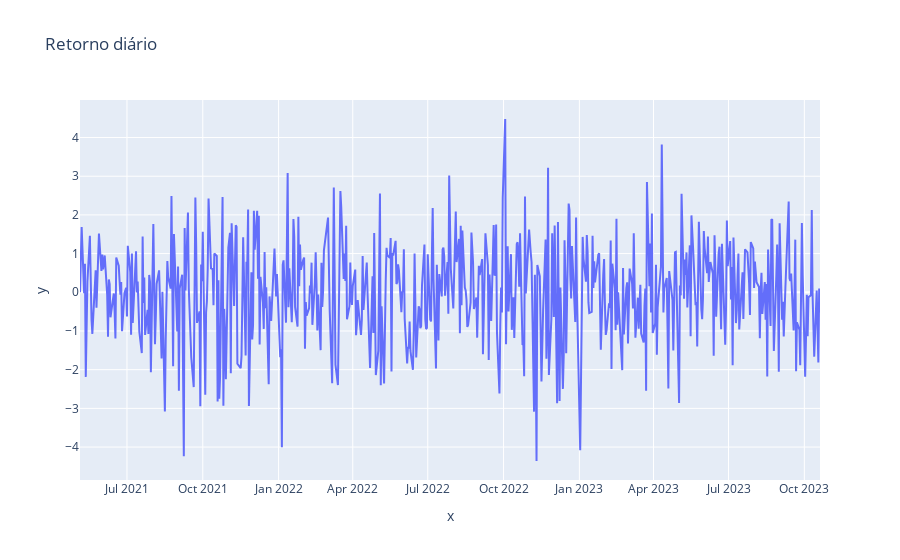

This figure's notebook cell:
### Code cell
figura = px.line(x = datas, y = dataset['taxa de retorno'], title=' Retorno diário')
figura.show()

### Figure 1 — Plotly figure (JSON) as saved in the notebook; plotly's stock layout.template omitted (floating-point values rounded to 4 significant figures; data arrays with more than 128 entries replaced by an {"elided": "..."} marker saying what was removed)
{"data": [{"hovertemplate": "x=%{x}<br>y=%{y}<extra></extra>", "legendgroup": "", "line": {"color": "#636efa", "dash": "solid"}, "marker": {"symbol": "circle"}, "mode": "lines", "name": "", "orientation": "v", "showlegend": false, "type": "scatter", "x": {"elided": "617 str values"}, "xaxis": "x", "y": {"elided": "617 float values"}, "yaxis": "y"}], "layout": {"legend": {"tracegroupgap": 0}, "title": {"text": " Retorno diário"}, "xaxis": {"anchor": "y", "domain": [0, 1], "title": {"text": "x"}}, "yaxis": {"anchor": "x", "domain": [0, 1], "title": {"text": "y"}}}}
